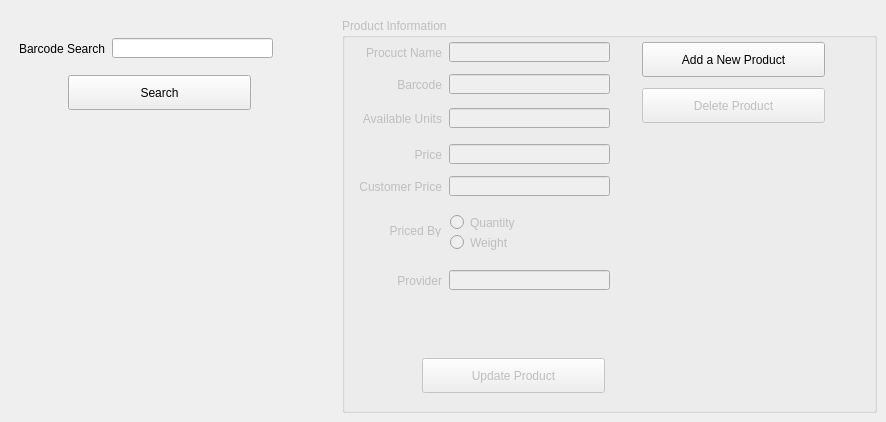
    <widget class="QWidget" name="manage_products_tab">
     <attribute name="title">
      <string>Manage Products</string>
     </attribute>
     <widget class="QLabel" name="label_33">
      <property name="geometry">
       <rect>
        <x>16</x>
        <y>42</y>
        <width>89</width>
        <height>13</height>
       </rect>
      </property>
      <property name="text">
       <string>Barcode Search</string>
      </property>
      <property name="alignment">
       <set>Qt::AlignRight|Qt::AlignTrailing|Qt::AlignVCenter</set>
      </property>
     </widget>
     <widget class="QLineEdit" name="mp_barcode_search_field">
      <property name="geometry">
       <rect>
        <x>112</x>
        <y>38</y>
        <width>161</width>
        <height>20</height>
       </rect>
      </property>
     </widget>
     <widget class="QPushButton" name="mp_search_btn">
      <property name="geometry">
       <rect>
        <x>68</x>
        <y>75</y>
        <width>183</width>
        <height>35</height>
       </rect>
      </property>
      <property name="text">
       <string>Search</string>
      </property>
     </widget>
     <widget class="QGroupBox" name="mp_product_gbox">
      <property name="enabled">
       <bool>false</bool>
      </property>
      <property name="geometry">
       <rect>
        <x>342</x>
        <y>18</y>
        <width>535</width>
        <height>395</height>
       </rect>
      </property>
      <property name="title">
       <string>Product Information</string>
      </property>
      <widget class="QPushButton" name="mp_delete_btn">
       <property name="geometry">
        <rect>
         <x>300</x>
         <y>70</y>
         <width>183</width>
         <height>35</height>
        </rect>
       </property>
       <property name="text">
        <string>Delete Product</string>
       </property>
      </widget>
      <widget class="QLineEdit" name="mp_provider_field">
       <property name="geometry">
        <rect>
         <x>107</x>
         <y>252</y>
         <width>161</width>
         <height>20</height>
        </rect>
       </property>
      </widget>
      <widget class="QLineEdit" name="mp_name_field">
       <property name="geometry">
        <rect>
         <x>107</x>
         <y>24</y>
         <width>161</width>
         <height>20</height>
        </rect>
       </property>
      </widget>
      <widget class="QPushButton" name="mp_update_btn">
       <property name="geometry">
        <rect>
         <x>80</x>
         <y>340</y>
         <width>183</width>
         <height>35</height>
        </rect>
       </property>
       <property name="text">
        <string>Update Product</string>
       </property>
      </widget>
      <widget class="QLabel" name="label_9">
       <property name="geometry">
        <rect>
         <x>11</x>
         <y>94</y>
         <width>89</width>
         <height>13</height>
        </rect>
       </property>
       <property name="text">
        <string>Available Units</string>
       </property>
       <property name="alignment">
        <set>Qt::AlignRight|Qt::AlignTrailing|Qt::AlignVCenter</set>
       </property>
      </widget>
      <widget class="QLabel" name="label_15">
       <property name="geometry">
        <rect>
         <x>11</x>
         <y>162</y>
         <width>89</width>
         <height>13</height>
        </rect>
       </property>
       <property name="text">
        <string>Customer Price</string>
       </property>
       <property name="alignment">
        <set>Qt::AlignRight|Qt::AlignTrailing|Qt::AlignVCenter</set>
       </property>
      </widget>
      <widget class="QLineEdit" name="mp_available_units_field">
       <property name="geometry">
        <rect>
         <x>107</x>
         <y>90</y>
         <width>161</width>
         <height>20</height>
        </rect>
       </property>
       <property name="inputMask">
        <string/>
       </property>
      </widget>
      <widget class="QLabel" name="label_13">
       <property name="geometry">
        <rect>
         <x>11</x>
         <y>256</y>
         <width>89</width>
         <height>13</height>
        </rect>
       </property>
       <property name="text">
        <string>Provider</string>
       </property>
       <property name="alignment">
        <set>Qt::AlignRight|Qt::AlignTrailing|Qt::AlignVCenter</set>
       </property>
      </widget>
      <widget class="QLineEdit" name="mp_price_field">
       <property name="geometry">
        <rect>
         <x>107</x>
         <y>126</y>
         <width>161</width>
         <height>20</height>
        </rect>
       </property>
      </widget>
      <widget class="QLabel" name="label_12">
       <property name="geometry">
        <rect>
         <x>11</x>
         <y>130</y>
         <width>89</width>
         <height>13</height>
        </rect>
       </property>
       <property name="text">
        <string>Price</string>
       </property>
       <property name="alignment">
        <set>Qt::AlignRight|Qt::AlignTrailing|Qt::AlignVCenter</set>
       </property>
      </widget>
      <widget class="QLineEdit" name="mp_customer_price_field">
       <property name="geometry">
        <rect>
         <x>107</x>
         <y>158</y>
         <width>161</width>
         <height>20</height>
        </rect>
       </property>
      </widget>
      <widget class="QLineEdit" name="mp_barcode_field">
       <property name="geometry">
        <rect>
         <x>107</x>
         <y>56</y>
         <width>161</width>
         <height>20</height>
        </rect>
       </property>
      </widget>
      <widget class="QLabel" name="label_11">
       <property name="geometry">
        <rect>
         <x>11</x>
         <y>28</y>
         <width>89</width>
         <height>13</height>
        </rect>
       </property>
       <property name="text">
        <string>Procuct Name</string>
       </property>
       <property name="alignment">
        <set>Qt::AlignRight|Qt::AlignTrailing|Qt::AlignVCenter</set>
       </property>
      </widget>
      <widget class="QLabel" name="label_10">
       <property name="geometry">
        <rect>
         <x>11</x>
         <y>60</y>
         <width>89</width>
         <height>13</height>
        </rect>
       </property>
       <property name="text">
        <string>Barcode</string>
       </property>
       <property name="alignment">
        <set>Qt::AlignRight|Qt::AlignTrailing|Qt::AlignVCenter</set>
       </property>
      </widget>
      <widget class="QRadioButton" name="mp_weight_rb">
       <property name="geometry">
        <rect>
         <x>108</x>
         <y>216</y>
         <width>82</width>
         <height>17</height>
        </rect>
       </property>
       <property name="text">
        <string>Weight</string>
       </property>
      </widget>
      <widget class="QRadioButton" name="mp_quantity_rb">
       <property name="geometry">
        <rect>
         <x>108</x>
         <y>196</y>
         <width>82</width>
         <height>17</height>
        </rect>
       </property>
       <property name="text">
        <string>Quantity</string>
       </property>
      </widget>
      <widget class="QLabel" name="label_19">
       <property name="geometry">
        <rect>
         <x>10</x>
         <y>206</y>
         <width>89</width>
         <height>13</height>
        </rect>
       </property>
       <property name="text">
        <string>Priced By</string>
       </property>
       <property name="alignment">
        <set>Qt::AlignRight|Qt::AlignTrailing|Qt::AlignVCenter</set>
       </property>
      </widget>
     </widget>
     <widget class="QPushButton" name="mp_add_btn">
      <property name="geometry">
       <rect>
        <x>642</x>
        <y>42</y>
        <width>183</width>
        <height>35</height>
       </rect>
      </property>
      <property name="text">
       <string>Add a New Product</string>
      </property>
     </widget>
    </widget>
